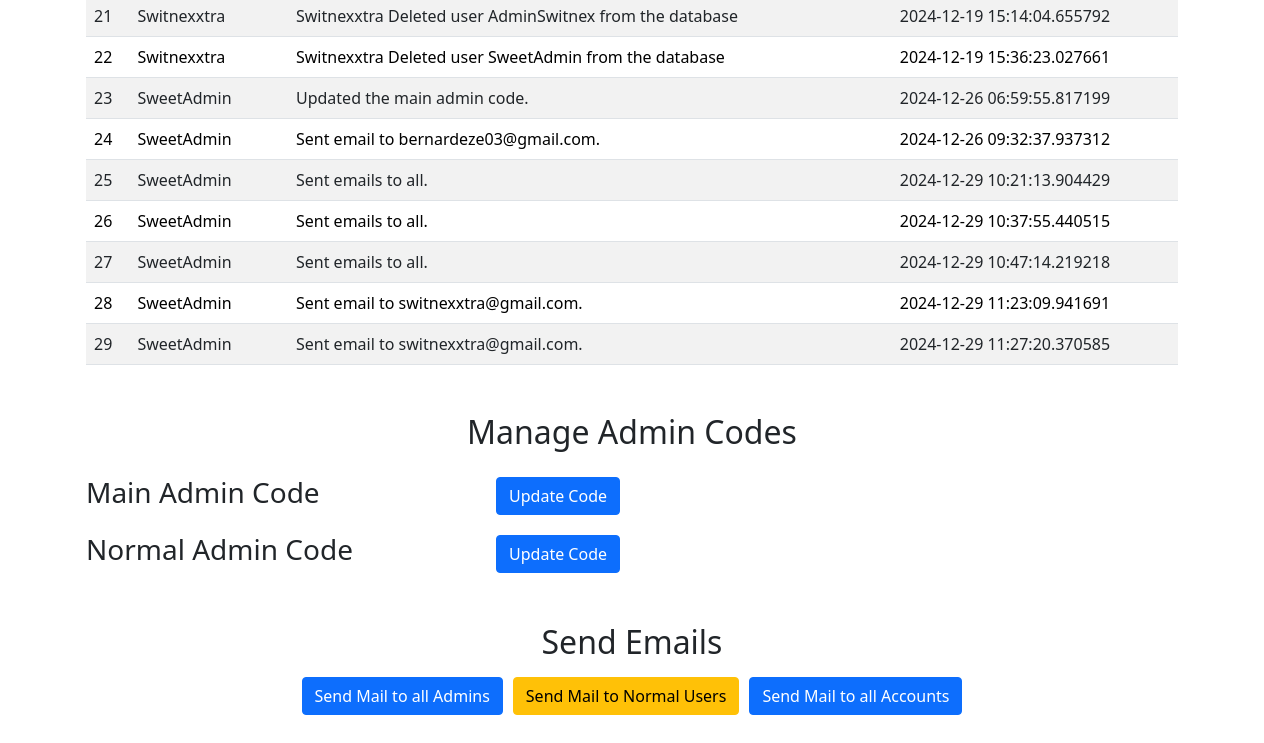
The app's page /admin/dashboard (signed in, lower part), older data.
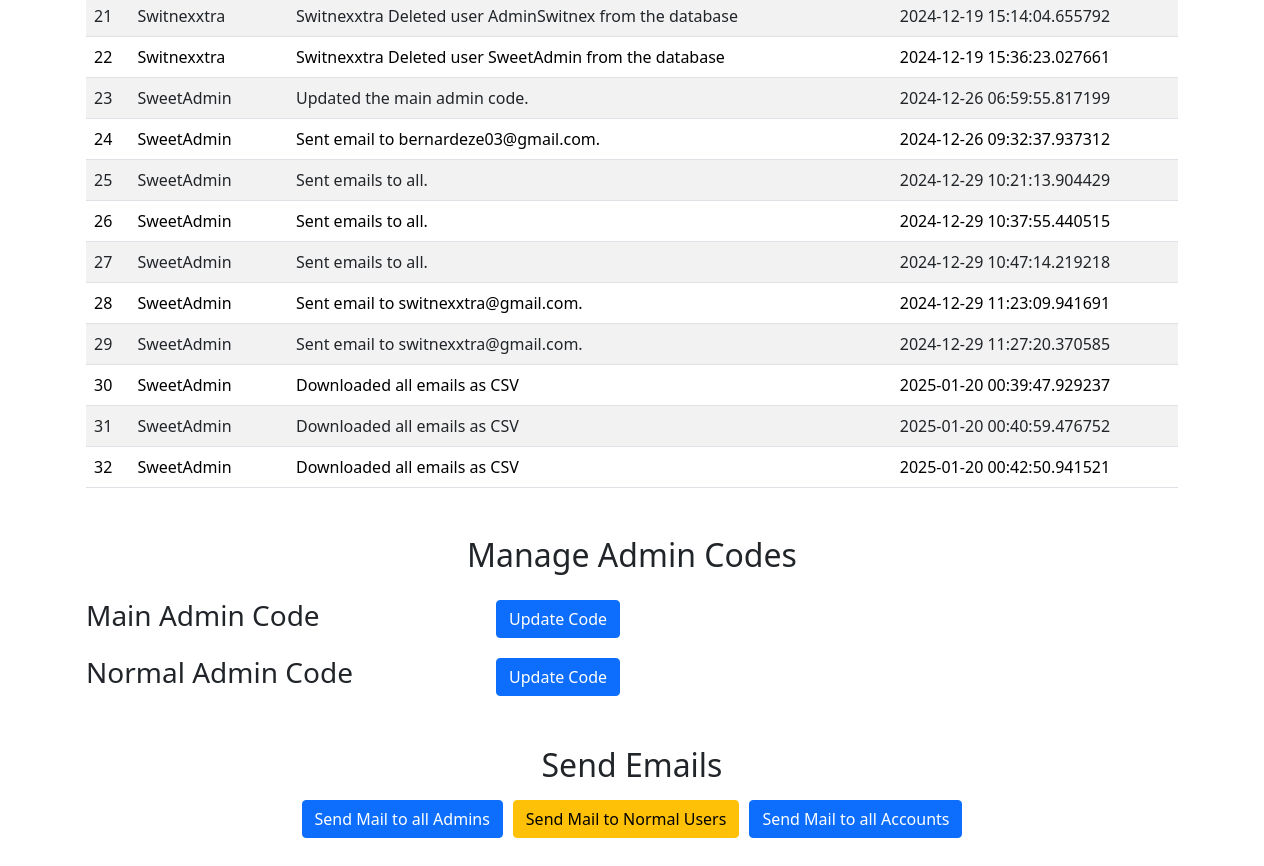
The same page, newer data.
### app/models.py (models this page shows)
class History(db.Model):
    id = db.Column(db.Integer, primary_key=True)
    performed_by = db.Column(db.String(150), nullable=False)  # Username of the admin
    action = db.Column(db.String(255), nullable=False)        # Description of the action
    timestamp = db.Column(db.DateTime, default=datetime.utcnow)

class Code(db.Model):
    id = db.Column(db.Integer, primary_key=True)
    main_admin_code = db.Column(db.String(100), nullable=False, default="DEFAULT_MAIN_CODE")
    normal_admin_code = db.Column(db.String(100), nullable=False, default="DEFAULT_NORMAL_CODE")
    updated_at = db.Column(db.DateTime, default=datetime.utcnow, onupdate=datetime.utcnow)

### app/blueprints/admin/views.py (the view, shortened to what this page needs)
@admin_blueprint.route('/dashboard', methods=['GET', 'POST'])
@login_required
def dashboard():
    if not current_user.is_admin:
        return redirect(url_for('users.login'))
    partners = Partner.query.all()
    portfolio_items = Portfolio.query.all()
    video = VideoURL.query.first()
    case_studies = CaseStudy.query.all()
    blogs = Blog.query.all()
    testimonials = Testimonial.query.all()
    users = User.query.all()
    history = History.query.all()
    codes = Code.query.all()
    return render_template(
        'admin/dashboard.html',
        partners=partners,
        portfolio=portfolio_items,
        video=video,
        case_studies=case_studies,
        blogs=blogs,
        testimonials=testimonials,
        users=users,
        user=current_user,
        history=history,
        codes=codes
    )

### app/app.py (called while the page is built)
@app.template_filter('markdown')
def markdown_filter(text):
    return markdown.markdown(text, extensions=["fenced_code", "codehilite", "extra"])

@app.template_filter('slugify')
def slugify_filter(s):
    return re.sub(r'[^a-zA-Z0-9]+', '-', s).lower().strip('-')

### app/blueprints/users/views.py (called while the page is built)
@login_manager.user_loader
def load_user(user_id):
    return User.query.get(int(user_id))

### app/models.py (called while the page is built)
    @property
    def first_image_path(self):
        if self.images:
            return self.images[0].filename
        return None

### app/blueprints/admin/templates/admin/dashboard.html (shortened to what this page needs)
{% extends "base.html" %}
{% block head %}
    <link rel="stylesheet" href="{{ url_for('static', filename='css/admin.css') }}">
{% endblock %}
{% block content %}
    {% include "adminheader.html" %}
    <section class="manageusers" id="users">
        <div class="container mt-5">
            <table class="table table-striped">
                <tbody>
                    {% for entry in history %}
                    <tr>
                        <td>{{ entry.id }}</td>
                        <td>{{ entry.performed_by }}</td>
                        <td>{{ entry.action }}</td>
                        <td>{{ entry.timestamp }}</td>
                    </tr>
                    {% endfor %}
                </tbody>
            </table>
        </div>
        <div class="container mt-4 pt-4">
            <h2 class="text-center pb-3">Manage Admin Codes</h2>
            {% for code in codes %}
                {% if current_user.role == 'main_admin' %}
                    <div class="row mb-3">
                        <div class="col-md-6 d-flex align-items-center justify-content-between">
                            <div>
                                <strong><h3>Main Admin Code </h3></strong>
                            </div>
                            <button type="button" class="btn btn-primary" data-bs-toggle="modal" data-bs-target="#updateCodeModal">
                                Update Code
                            </button>
                        </div>
                    </div>
                {% endif %}
            {% endfor %}
            {% for code in codes %}
                <div class="row mb-3">
                    <div class="col-md-6 d-flex align-items-center justify-content-between">
                        <div>
                            <strong><h3>Normal Admin Code </h3></strong>
                        </div>
                        <button type="button" class="btn btn-primary" data-bs-toggle="modal" data-bs-target="#updateCodeModal">
                            Update Code
                        </button>
                    </div>
                </div>
            {% endfor %}
        </div>
        <h2 class="text-center mt-5">Send Emails</h2>
        <div class="container d-flex mt-3" style="column-gap: 10px; text-align: center; justify-content: center;">
            <a class="btn btn-primary" href="{{ url_for('accounts.send_new_email', group='admins') }}">
                Send Mail to all Admins
            </a>
            <a class="btn btn-warning" href="{{ url_for('accounts.send_new_email', group='normal_users') }}">
                Send Mail to Normal Users
            </a>
            <a class="btn btn-primary" href="{{ url_for('accounts.send_new_email', group='all') }}">
                Send Mail to all Accounts
            </a>
        </div>
    </section>
{% endblock %}

### app/templates/base.html (shortened to what this page needs)
<!DOCTYPE html>
<html lang="en">
  <head>
    {% block head %}
      <link rel="stylesheet" href="https://cdnjs.cloudflare.com/ajax/libs/highlight.js/11.7.0/styles/github-dark.min.css">
      <link rel="stylesheet" href="https://cdn.jsdelivr.net/npm/swiper@11/swiper-bundle.min.css" />
      <link href="https://cdn.jsdelivr.net/npm/bootstrap@5.3.3/dist/css/bootstrap.min.css" rel="stylesheet"
>
      <link rel="stylesheet" href="https://cdnjs.cloudflare.com/ajax/libs/font-awesome/5.15.4/css/all.min.css" />
      <link
        rel="stylesheet"
        href="https://cdn.jsdelivr.net/npm/bootstrap-icons@1.11.3/font/bootstrap-icons.min.css"
      />
      <link href="https://cdn.jsdelivr.net/npm/bootstrap-icons/font/bootstrap-icons.css" rel="stylesheet" />
      <link
        rel="stylesheet"
        href="https://unpkg.com/swiper/swiper-bundle.min.css"
      />
      <link rel="stylesheet" href="https://upkg.com/swiper/swiper-bundle.min.css">
      <link
        href="https://db.onlinewebfonts.com/c/c2c53906d03ac20447dfd4da50900e82?family=Garamont+AMSTERDAM+Italic"
        rel="stylesheet"
      />
      <link href="https://cdn.jsdelivr.net/npm/bootstrap@5.0.2/dist/css/bootstrap.min.css" rel="stylesheet">
      <link rel="stylesheet" href="https://cdn.jsdelivr.net/simplemde/latest/simplemde.min.css">
    {% endblock %}
  </head>
  <body>
    {% block content %}  {% endblock %}
    {% block scripts %}
      <link rel="stylesheet" href="https://unpkg.com/swiper/swiper-bundle.min.css">
    {% endblock %}
  </body>
</html>

### app/templates/adminheader.html (shortened to what this page needs)
{% extends "base.html" %}

### app/static/css/admin.css (style rules this page uses)
:root { --primary-color: #3498db; --secondary-color: #2ecc71; --background-color: #FFFFFF; --background-secondary-color: #fbf9f5; --secondary-background-color: #76b5c5; --dark-text: black; --text-color: #333; --button-bg-color: #e74c3c; --primary-text-color: #FFFFFF; --card-bg: #f5f5f5; --faq-bg: #f1f7f5; }
.manageusers { margin-top: 0; margin-bottom: 60px; }

Row changes from the older to the newer data that the page shows:
added History: id "30", performed_by "SweetAdmin", action "Downloaded all emails as CSV", timestamp "2025-01-20 00:39:47.929237"
added History: id "31", performed_by "SweetAdmin", action "Downloaded all emails as CSV", timestamp "2025-01-20 00:40:59.476752"
added History: id "32", performed_by "SweetAdmin", action "Downloaded all emails as CSV", timestamp "2025-01-20 00:42:50.941521"
